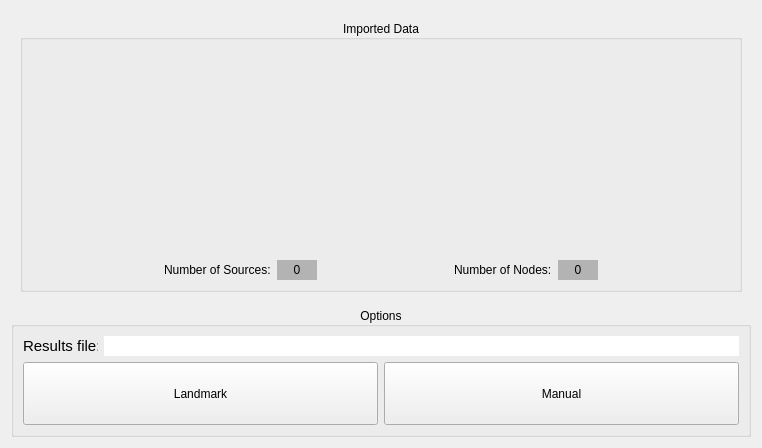
<?xml version="1.0" encoding="UTF-8"?>
<ui version="4.0">
 <class>Form</class>
 <widget class="QWidget" name="Form">
  <property name="geometry">
   <rect>
    <x>0</x>
    <y>0</y>
    <width>762</width>
    <height>448</height>
   </rect>
  </property>
  <property name="minimumSize">
   <size>
    <width>0</width>
    <height>0</height>
   </size>
  </property>
  <property name="windowTitle">
   <string>Form</string>
  </property>
  <layout class="QVBoxLayout" name="verticalLayout">
   <item>
    <widget class="QStackedWidget" name="stackedwidget">
     <property name="currentIndex">
      <number>1</number>
     </property>
     <widget class="QWidget" name="page10">
      <layout class="QHBoxLayout" name="horizontalLayout_4">
       <item>
        <widget class="DragDropLabel" name="label_drop_data_files">
         <property name="minimumSize">
          <size>
           <width>200</width>
           <height>200</height>
          </size>
         </property>
         <property name="maximumSize">
          <size>
           <width>1000</width>
           <height>1000</height>
          </size>
         </property>
         <property name="styleSheet">
          <string notr="true">background-color: qlineargradient(spread:pad, x1:0, y1:0, x2:0, y2:1, stop:0 rgba(150, 150, 150, 255), stop:1 rgba(200, 200, 200, 255));
</string>
         </property>
         <property name="frameShape">
          <enum>QFrame::Box</enum>
         </property>
         <property name="lineWidth">
          <number>1</number>
         </property>
         <property name="text">
          <string>Drop Data File Here</string>
         </property>
         <property name="alignment">
          <set>Qt::AlignCenter</set>
         </property>
        </widget>
       </item>
      </layout>
     </widget>
     <widget class="QWidget" name="page11">
      <layout class="QVBoxLayout" name="verticalLayout_2">
       <item>
        <widget class="QGroupBox" name="groupbox_imported_data">
         <property name="minimumSize">
          <size>
           <width>0</width>
           <height>100</height>
          </size>
         </property>
         <property name="title">
          <string>Imported Data</string>
         </property>
         <property name="alignment">
          <set>Qt::AlignCenter</set>
         </property>
         <layout class="QVBoxLayout" name="verticalLayout_3">
          <item>
           <layout class="QHBoxLayout" name="horizontalLayout_5">
            <property name="topMargin">
             <number>0</number>
            </property>
            <item>
             <spacer name="horizontalSpacer_4">
              <property name="orientation">
               <enum>Qt::Horizontal</enum>
              </property>
              <property name="sizeHint" stdset="0">
               <size>
                <width>40</width>
                <height>20</height>
               </size>
              </property>
             </spacer>
            </item>
            <item>
             <widget class="SimpleFigure" name="fig" native="true">
              <property name="minimumSize">
               <size>
                <width>400</width>
                <height>250</height>
               </size>
              </property>
              <property name="maximumSize">
               <size>
                <width>800</width>
                <height>500</height>
               </size>
              </property>
             </widget>
            </item>
            <item>
             <spacer name="horizontalSpacer_5">
              <property name="orientation">
               <enum>Qt::Horizontal</enum>
              </property>
              <property name="sizeHint" stdset="0">
               <size>
                <width>40</width>
                <height>20</height>
               </size>
              </property>
             </spacer>
            </item>
           </layout>
          </item>
          <item>
           <layout class="QHBoxLayout" name="horizontalLayout_3">
            <property name="topMargin">
             <number>0</number>
            </property>
            <item>
             <spacer name="horizontalSpacer_2">
              <property name="orientation">
               <enum>Qt::Horizontal</enum>
              </property>
              <property name="sizeHint" stdset="0">
               <size>
                <width>40</width>
                <height>20</height>
               </size>
              </property>
             </spacer>
            </item>
            <item>
             <widget class="QLabel" name="label_nsources0">
              <property name="text">
               <string>Number of Sources:</string>
              </property>
             </widget>
            </item>
            <item>
             <widget class="QLabel" name="label_nsources">
              <property name="minimumSize">
               <size>
                <width>40</width>
                <height>0</height>
               </size>
              </property>
              <property name="styleSheet">
               <string notr="true">background-color: rgb(179, 179, 179);</string>
              </property>
              <property name="text">
               <string>0</string>
              </property>
              <property name="alignment">
               <set>Qt::AlignCenter</set>
              </property>
             </widget>
            </item>
            <item>
             <spacer name="horizontalSpacer">
              <property name="orientation">
               <enum>Qt::Horizontal</enum>
              </property>
              <property name="sizeHint" stdset="0">
               <size>
                <width>40</width>
                <height>20</height>
               </size>
              </property>
             </spacer>
            </item>
            <item>
             <widget class="QLabel" name="label_nnodes0">
              <property name="text">
               <string>Number of Nodes:</string>
              </property>
             </widget>
            </item>
            <item>
             <widget class="QLabel" name="label_nnodes">
              <property name="minimumSize">
               <size>
                <width>40</width>
                <height>0</height>
               </size>
              </property>
              <property name="styleSheet">
               <string notr="true">background-color: rgb(179, 179, 179);</string>
              </property>
              <property name="text">
               <string>0</string>
              </property>
              <property name="alignment">
               <set>Qt::AlignCenter</set>
              </property>
             </widget>
            </item>
            <item>
             <spacer name="horizontalSpacer_3">
              <property name="orientation">
               <enum>Qt::Horizontal</enum>
              </property>
              <property name="sizeHint" stdset="0">
               <size>
                <width>40</width>
                <height>20</height>
               </size>
              </property>
             </spacer>
            </item>
           </layout>
          </item>
          <item>
           <spacer name="verticalSpacer_2">
            <property name="orientation">
             <enum>Qt::Vertical</enum>
            </property>
            <property name="sizeHint" stdset="0">
             <size>
              <width>20</width>
              <height>40</height>
             </size>
            </property>
           </spacer>
          </item>
         </layout>
        </widget>
       </item>
      </layout>
     </widget>
    </widget>
   </item>
   <item>
    <widget class="QGroupBox" name="groupbox_warping_mode">
     <property name="minimumSize">
      <size>
       <width>0</width>
       <height>130</height>
      </size>
     </property>
     <property name="title">
      <string>Options</string>
     </property>
     <property name="alignment">
      <set>Qt::AlignCenter</set>
     </property>
     <layout class="QVBoxLayout" name="verticalLayout_4">
      <item>
       <layout class="QHBoxLayout" name="horizontalLayout">
        <property name="topMargin">
         <number>0</number>
        </property>
        <item>
         <widget class="QLabel" name="label">
          <property name="maximumSize">
           <size>
            <width>75</width>
            <height>16777215</height>
           </size>
          </property>
          <property name="font">
           <font>
            <pointsize>11</pointsize>
           </font>
          </property>
          <property name="text">
           <string>Results file:</string>
          </property>
         </widget>
        </item>
        <item>
         <widget class="ClickableLabel" name="label_filename_results">
          <property name="minimumSize">
           <size>
            <width>0</width>
            <height>20</height>
           </size>
          </property>
          <property name="font">
           <font>
            <pointsize>11</pointsize>
           </font>
          </property>
          <property name="styleSheet">
           <string notr="true">background-color: rgb(255, 255, 255);</string>
          </property>
          <property name="text">
           <string/>
          </property>
          <property name="alignment">
           <set>Qt::AlignCenter</set>
          </property>
          <property name="openExternalLinks">
           <bool>false</bool>
          </property>
         </widget>
        </item>
       </layout>
      </item>
      <item>
       <layout class="QHBoxLayout" name="horizontalLayout_2">
        <item>
         <widget class="QPushButton" name="button_landmarks">
          <property name="sizePolicy">
           <sizepolicy hsizetype="Minimum" vsizetype="Expanding">
            <horstretch>0</horstretch>
            <verstretch>0</verstretch>
           </sizepolicy>
          </property>
          <property name="minimumSize">
           <size>
            <width>200</width>
            <height>40</height>
           </size>
          </property>
          <property name="text">
           <string>Landmark</string>
          </property>
         </widget>
        </item>
        <item>
         <widget class="QPushButton" name="button_manual">
          <property name="sizePolicy">
           <sizepolicy hsizetype="Minimum" vsizetype="Expanding">
            <horstretch>0</horstretch>
            <verstretch>0</verstretch>
           </sizepolicy>
          </property>
          <property name="minimumSize">
           <size>
            <width>200</width>
            <height>40</height>
           </size>
          </property>
          <property name="text">
           <string>Manual</string>
          </property>
         </widget>
        </item>
       </layout>
      </item>
     </layout>
    </widget>
   </item>
  </layout>
 </widget>
 <customwidgets>
  <customwidget>
   <class>DragDropLabel</class>
   <extends>QLabel</extends>
   <header>widgets</header>
  </customwidget>
  <customwidget>
   <class>SimpleFigure</class>
   <extends>QWidget</extends>
   <header>figures</header>
   <container>1</container>
  </customwidget>
  <customwidget>
   <class>ClickableLabel</class>
   <extends>QLabel</extends>
   <header>widgets</header>
  </customwidget>
 </customwidgets>
 <resources/>
 <connections/>
</ui>
